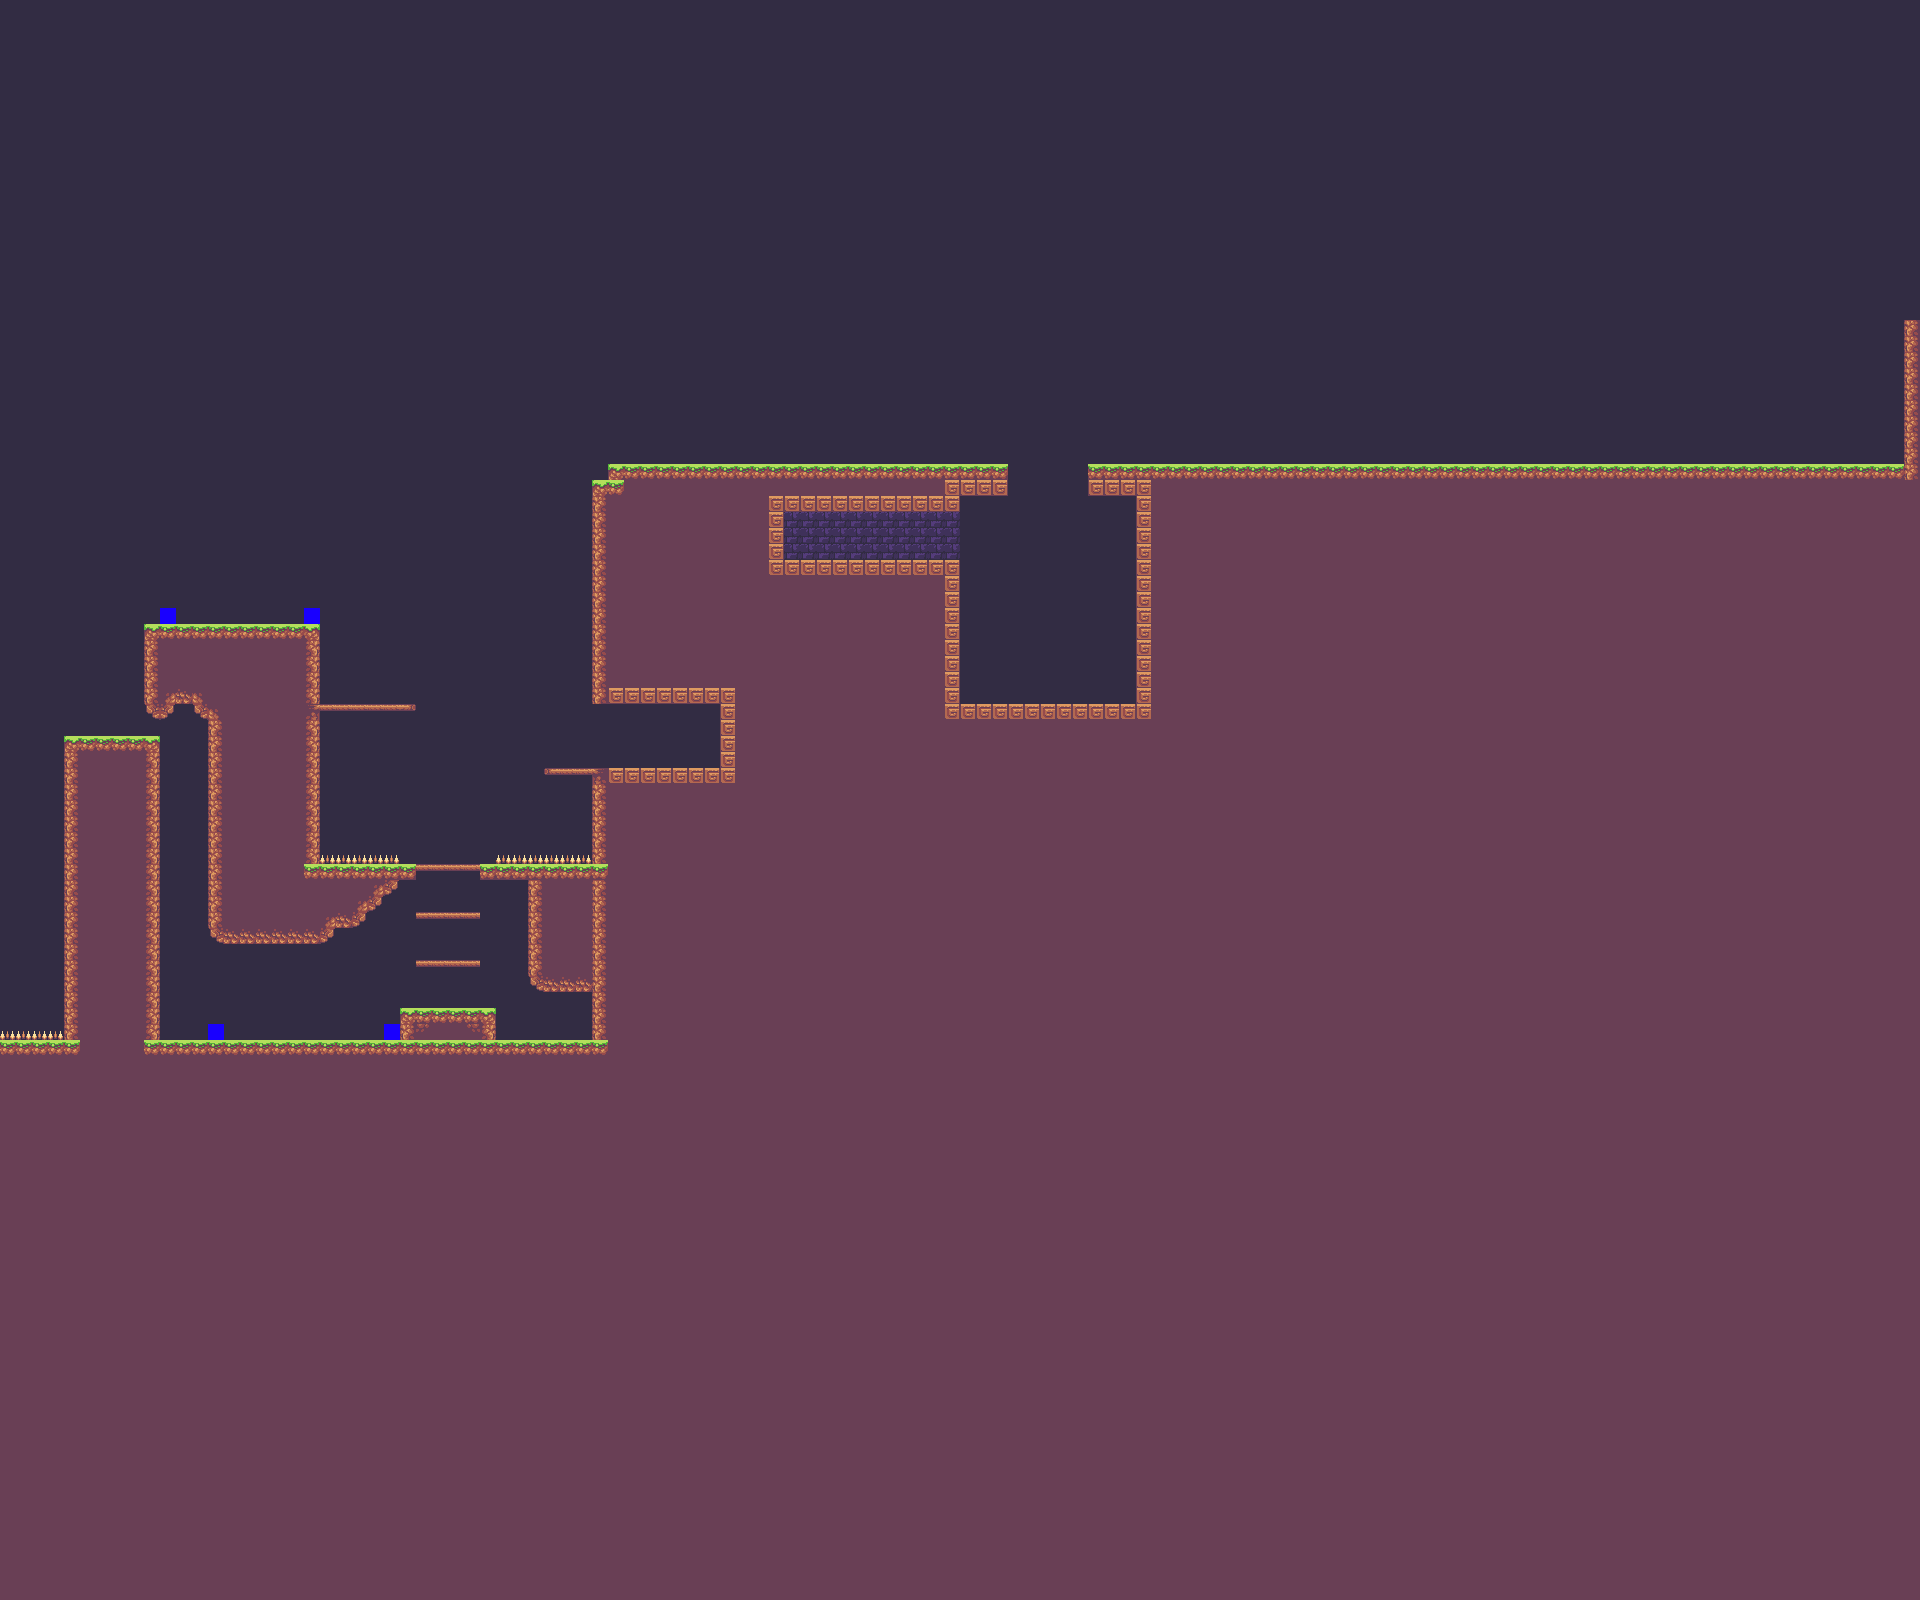

A 2D game scene composited from a Tiled map and its tileset images. What follows is a short description and the map's XML, with each tile layer's data collapsed to a summary:
An orthogonal 120x100 tile map with 16x16 px tiles, 4 tile layers (BackgroundDecorator, Collision, HiddenCollision, ForegroundDecorator), 3 tilesets and 132 objects (108x Gem, 5x ToggleTile_1, 4x ToggleTile_0, 3x ExtraLife, 2x CrocEnemy, ...).

<map version="1.2" tiledversion="1.2.4" orientation="orthogonal" renderorder="right-down" width="120" height="100" tilewidth="16" tileheight="16" infinite="0" nextlayerid="34" nextobjectid="706">
 <tileset firstgid="1" name="props" tilewidth="16" tileheight="16" tilecount="364" columns="26">
  <image source="../tilesets/environment/props.png" width="416" height="224" />
  <tile id="317">
   <properties>
    <property name="collides" type="bool" value="true" />
   </properties>
  </tile>
  <tile id="321">
   <properties>
    <property name="collide_dmg" type="bool" value="true" />
   </properties>
  </tile>
 </tileset>
 <tileset firstgid="365" name="widgets" tilewidth="16" tileheight="16" tilecount="8" columns="8">
  <image source="../tilesets/widgets/widgets.png" width="128" height="16" />
  <tile id="0">
   <properties>
    <property name="widget" type="bool" value="true" />
   </properties>
  </tile>
  <tile id="1">
   <properties>
    <property name="collides" type="bool" value="true" />
    <property name="widget" type="bool" value="true" />
   </properties>
  </tile>
  <tile id="2">
   <properties>
    <property name="widget" type="bool" value="true" />
   </properties>
  </tile>
  <tile id="4">
   <properties>
    <property name="widget" type="bool" value="true" />
   </properties>
  </tile>
  <tile id="5">
   <properties>
    <property name="widget" type="bool" value="true" />
   </properties>
  </tile>
  <tile id="6">
   <properties>
    <property name="widget" type="bool" value="true" />
   </properties>
  </tile>
  <tile id="7">
   <properties>
    <property name="widget" type="bool" value="true" />
   </properties>
  </tile>
 </tileset>
 <tileset firstgid="373" name="tileset" tilewidth="16" tileheight="16" tilecount="585" columns="15">
  <image source="../tilesets/environment/tileset-extruded.png" width="240" height="624" />
  <tile id="16">
   <properties>
    <property name="collides" type="bool" value="true" />
   </properties>
  </tile>
  <tile id="18">
   <properties>
    <property name="collides" type="bool" value="true" />
   </properties>
  </tile>
  <tile id="20">
   <properties>
    <property name="collides" type="bool" value="true" />
   </properties>
  </tile>
  <tile id="22">
   <properties>
    <property name="collides" type="bool" value="true" />
   </properties>
  </tile>
  <tile id="24">
   <properties>
    <property name="collide_top_only" type="bool" value="true" />
    <property name="collides" type="bool" value="true" />
   </properties>
  </tile>
  <tile id="26">
   <properties>
    <property name="collide_top_only" type="bool" value="true" />
    <property name="collides" type="bool" value="true" />
   </properties>
  </tile>
  <tile id="28">
   <properties>
    <property name="collides" type="bool" value="true" />
   </properties>
  </tile>
  <tile id="110">
   <properties>
    <property name="collides" type="bool" value="true" />
   </properties>
  </tile>
  <tile id="114">
   <properties>
    <property name="collides" type="bool" value="true" />
   </properties>
  </tile>
  <tile id="116">
   <properties>
    <property name="collides" type="bool" value="true" />
   </properties>
  </tile>
  <tile id="118">
   <properties>
    <property name="collide_top_only" type="bool" value="true" />
    <property name="collides" type="bool" value="true" />
   </properties>
  </tile>
  <tile id="136">
   <properties>
    <property name="collide_top_only" type="bool" value="true" />
    <property name="collides" type="bool" value="true" />
   </properties>
  </tile>
  <tile id="138">
   <properties>
    <property name="collides" type="bool" value="true" />
   </properties>
  </tile>
  <tile id="148">
   <properties>
    <property name="collides" type="bool" value="true" />
   </properties>
  </tile>
  <tile id="166">
   <properties>
    <property name="collides" type="bool" value="true" />
   </properties>
  </tile>
  <tile id="168">
   <properties>
    <property name="collides" type="bool" value="true" />
   </properties>
  </tile>
  <tile id="170">
   <properties>
    <property name="collides" type="bool" value="true" />
   </properties>
  </tile>
  <tile id="172">
   <properties>
    <property name="collide_top_only" type="bool" value="true" />
    <property name="collides" type="bool" value="true" />
   </properties>
  </tile>
  <tile id="174">
   <properties>
    <property name="collide_top_only" type="bool" value="true" />
    <property name="collides" type="bool" value="true" />
   </properties>
  </tile>
  <tile id="228">
   <properties>
    <property name="collides" type="bool" value="true" />
   </properties>
  </tile>
  <tile id="230">
   <properties>
    <property name="collides" type="bool" value="true" />
   </properties>
  </tile>
  <tile id="232">
   <properties>
    <property name="collides" type="bool" value="true" />
   </properties>
  </tile>
  <tile id="268">
   <properties>
    <property name="collides" type="bool" value="true" />
   </properties>
  </tile>
  <tile id="290">
   <properties>
    <property name="collides" type="bool" value="true" />
   </properties>
  </tile>
  <tile id="292">
   <properties>
    <property name="collides" type="bool" value="true" />
   </properties>
  </tile>
  <tile id="294">
   <properties>
    <property name="collides" type="bool" value="true" />
   </properties>
  </tile>
  <tile id="326">
   <properties>
    <property name="collides" type="bool" value="false" />
   </properties>
  </tile>
  <tile id="328">
   <properties>
    <property name="collides" type="bool" value="false" />
   </properties>
  </tile>
  <tile id="346">
   <properties>
    <property name="collides" type="bool" value="true" />
   </properties>
  </tile>
  <tile id="476">
   <properties>
    <property name="collides" type="bool" value="true" />
   </properties>
  </tile>
  <tile id="560">
   <properties>
    <property name="collides" type="bool" value="true" />
   </properties>
  </tile>
 </tileset>
 <layer id="30" name="BackgroundDecorator" width="120" height="100">
  <data>[12000 cells, 12000 non-empty, 3 distinct tile ids]</data>
 </layer>
 <layer id="31" name="Collision" width="120" height="100">
  <data>[12000 cells, 7359 non-empty, 23 distinct tile ids]</data>
 </layer>
 <layer id="32" name="HiddenCollision" width="120" height="100" opacity="0">
  <data>[12000 cells, 228 non-empty, 1 distinct tile ids]</data>
 </layer>
 <layer id="33" name="ForegroundDecorator" width="120" height="100" opacity="0.95">
  <data>[12000 cells, 0 non-empty, 0 distinct tile ids]</data>
 </layer>
 <objectgroup id="5" name="Objects">
  <object id="1" name="Spawn Point" x="448" y="816">
   <point />
  </object>
  <object id="280" name="Exit" x="816" y="528" width="16" height="16" />
  <object id="550" name="FrogEnemy" x="560" y="752" width="16" height="16" />
  <object id="575" name="ToggleTile_0" x="592" y="752" width="16" height="16" />
  <object id="576" name="ToggleTile_0" x="592" y="736" width="16" height="16" />
  <object id="577" name="ToggleTile_0" x="592" y="720" width="16" height="16" />
  <object id="578" name="ToggleTile_1" x="1056" y="464" width="16" height="16" />
  <object id="579" name="Switch_0" x="448" y="992" width="16" height="16" />
  <object id="580" name="CrocEnemy" x="256" y="992" width="16" height="16" />
  <object id="581" name="Crate" x="144" y="608" width="16" height="16" />
  <object id="582" name="CrocEnemy" x="336" y="992" width="16" height="16" />
  <object id="583" name="SnailEnemy" x="128" y="720" width="16" height="16" />
  <object id="585" name="DoubleJumpPowerup" x="657.5" y="734.5" width="16" height="16" />
  <object id="586" name="OpossumEnemy" x="224" y="608" width="16" height="16" />
  <object id="587" name="Switch_1" x="1104" y="448" width="16" height="16" />
  </objectgroup>
</map>
<!-- 117 of 132 objects omitted -->
